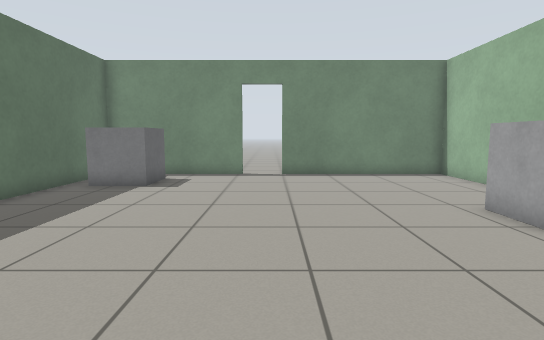
view 1 (above)

15 first-person views from a walk through a world built for the Gazebo simulator. The camera is 0.86 m above the floor, tilts 6° down and sees 80° across. The floor is counted in squares, 0.5 m on a side. Each view is taken from the middle of a square. On the plan, view 1 faces up. The plan holds only what a view shows up to about 16 squares ahead; the rest is blank. Robots are left out.

view 2
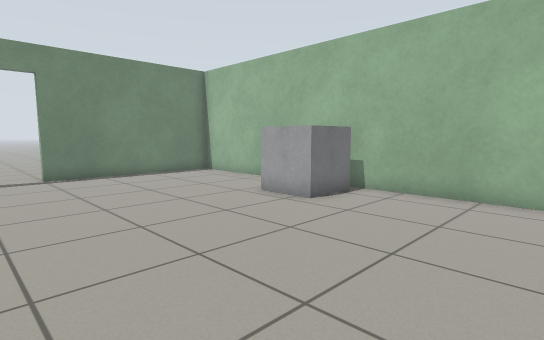

view 3
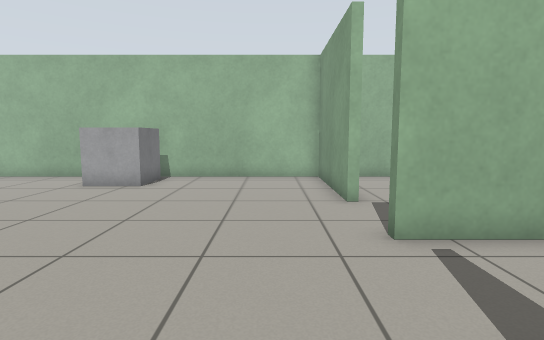

view 4
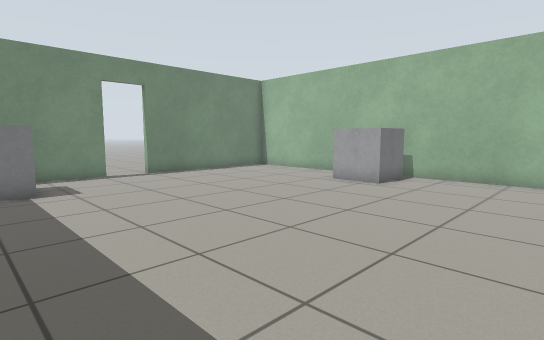

view 5
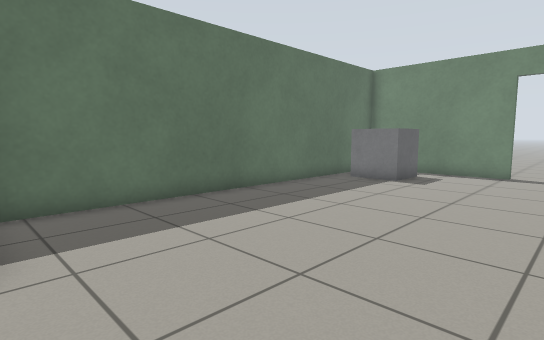

view 6
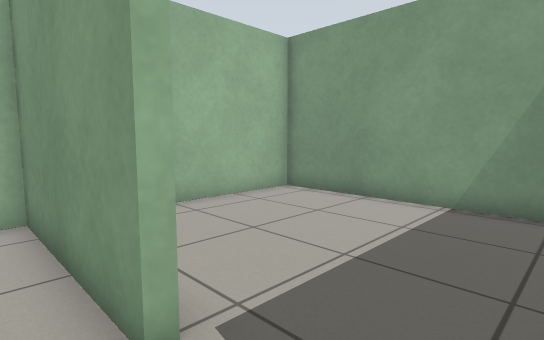

view 7
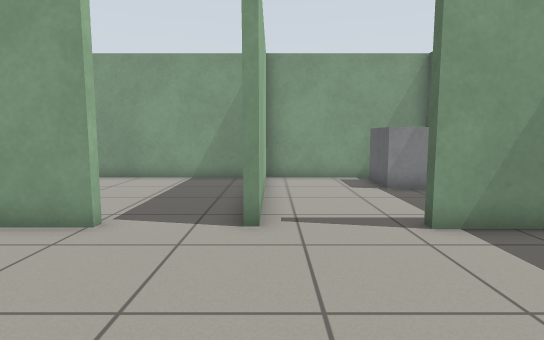

view 8
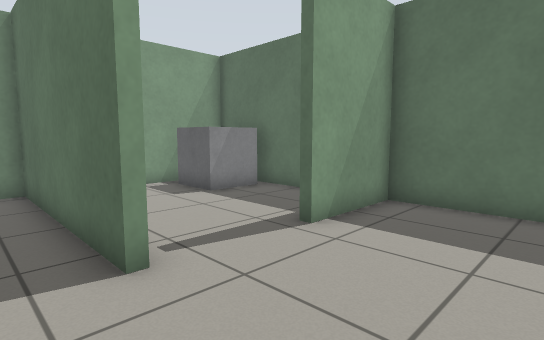

view 9
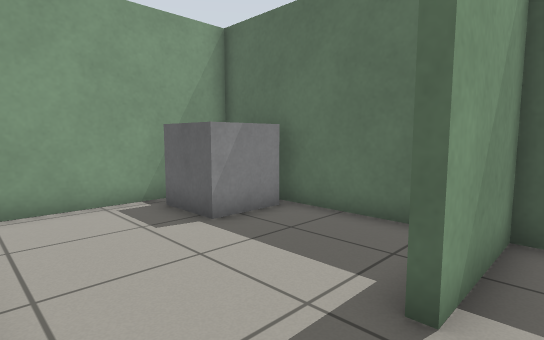

view 10
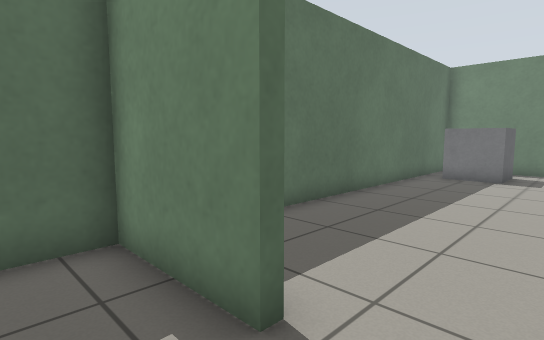

view 11
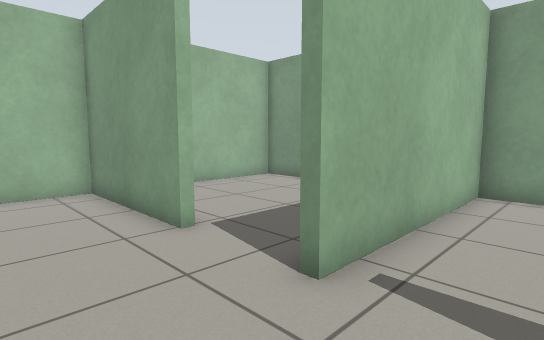

view 12
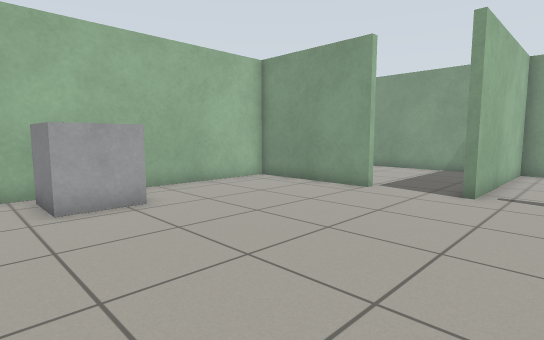

view 13
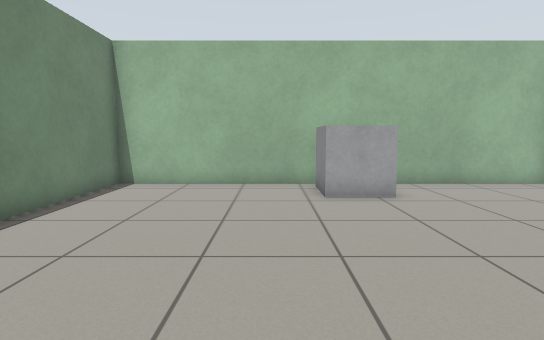

view 14
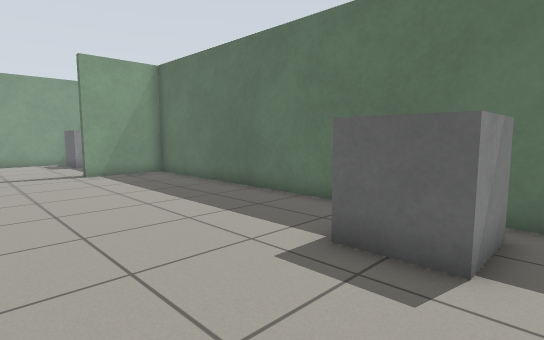

view 15
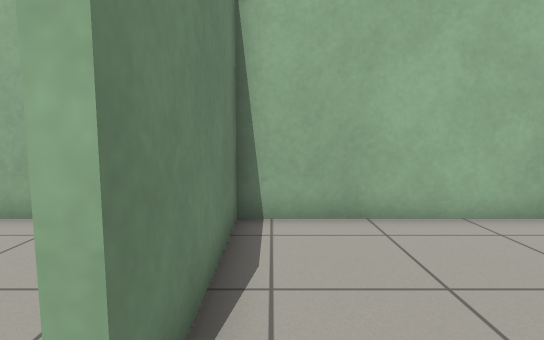

### Floor plan
Ten units are one square. View 1 is at (0, 0); x grows to the right and y downward. Boxes are objects, and circles mark ways between rooms. Rooms are numbered by the first view taken in them; rooms with no view inside come last. Other rooms are left out.
<svg viewBox="-80 -155 161 244">
<path fill="none" stroke="#000" d="M-12 -145 -73 -145 -73 10 -40 10M-8 10 -5 10M24 10 76 10 76 -145 4 -145M-5 10 -5 84 76 84 76 13 24 13 24 10M-40 10 -40 13 -73 13 -73 55M-73 74 -73 84 -8 84 -8 10"/>
<rect x="-65" y="-135" width="20" height="30" fill="#bbb"><title>other object</title></rect>
<rect x="45" y="-75" width="30" height="20" fill="#bbb"><title>other object</title></rect>
<rect x="-75" y="55" width="30" height="20" fill="#bbb"><title>other object</title></rect>
<circle cx="10" cy="13" r="3" fill="#2a7"/>
<circle cx="-25" cy="15" r="3" fill="#2a7"/>
<text x="0" y="-70">1</text>
<text x="30" y="50">2</text>
<text x="-40" y="50">3</text>
</svg>
Room 1 opens to room 2. Room 1 opens to room 3.

Where each view was taken, in squares from view 1:
view 1: 0 up, 0 right, facing up
view 2: 0 up, 2 left, facing up-right
view 3: 1 up, 6 left, facing right
view 4: 0 up, 6 left, facing up-right
view 5: 1 down, 1 right, facing up-left
view 6: 0 up, 0 right, facing down-right
view 7: 5 up, 1 left, facing down
view 8: 3 up, 1 right, facing down-left
view 9: 0 up, 1 left, facing down-left
view 10: 3 down, 2 left, facing up-left
view 11: 2 up, 3 left, facing down-right
view 12: 9 up, 3 left, facing down-right
view 13: 9 up, 4 left, facing right
view 14: 14 up, 0 right, facing down-left
view 15: 2 down, 1 right, facing right
